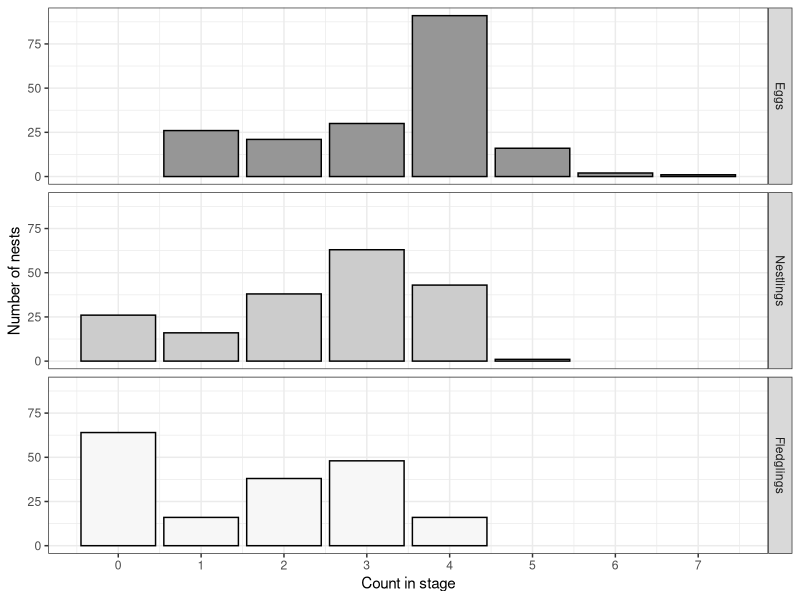
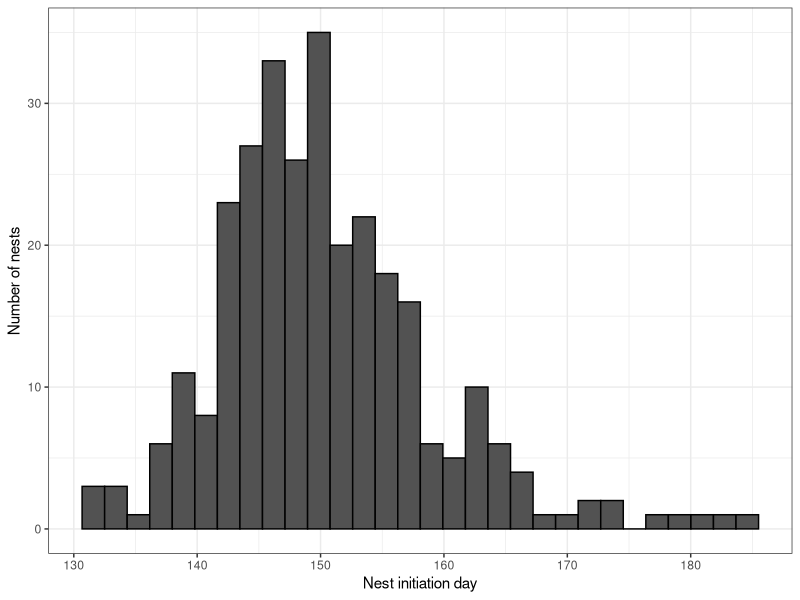
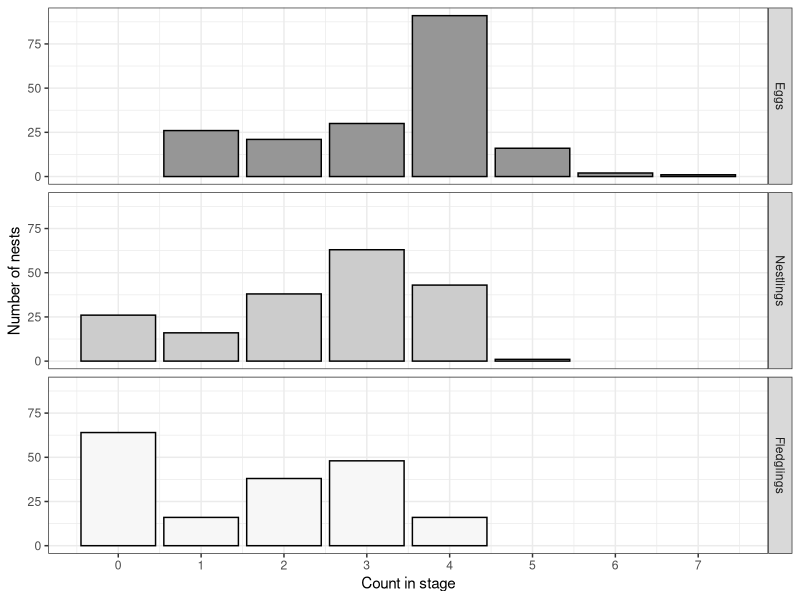
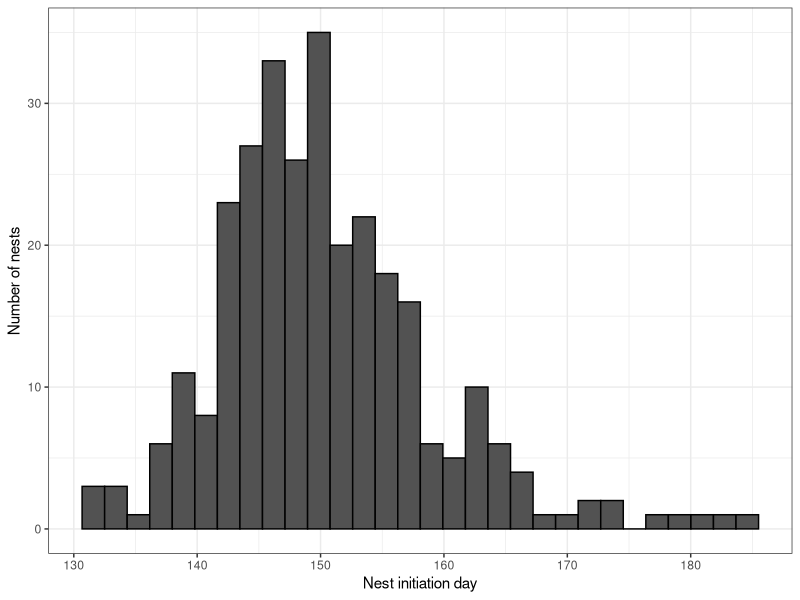

Here is the R script that generated these plots, in order:
# Histograms of eggs, nestlings, fledglings
# Ana Miller-ter Kuile
# September 12, 2022

# pic for paper of histogram of eggs, nestlings, fledglings




# Load packages -----------------------------------------------------------


# Load packages, here and tidyverse for coding ease, 
package.list <- c("here", "tidyverse", 
                  "patchwork", 'ggridges')


## Installing them if they aren't already on the computer
new.packages <- package.list[!(package.list %in% 
                                 installed.packages()[,"Package"])]
if(length(new.packages)) install.packages(new.packages)

## And loading them
for(i in package.list){library(i, character.only = T)}

theme_set(theme_bw())

# Load data ---------------------------------------------------------------

data <- read.csv(here("data_outputs",
                       "01_cleaning",
                       "03_nestling_survival",
                       "Egg_Nestling_survival_data.csv"))


init_data <- read.csv(here("data_outputs",
                           "01_cleaning",
                           "03b_nest_initiation",
                           "Nest_initiation_data.csv"))
# Prep data ---------------------------------------------------------------

colnames(data)

#make DF longer so that egg, young, fledge are all
#in one count column with "groups" by "age"
data1 <- data %>%
  filter(No_eggs > 0) %>%
  dplyr::select(Nest_ID, NoFL_uncert, No_eggs,
                No_young) %>%
  pivot_longer(NoFL_uncert:No_young,
               names_to = "age",
               values_to = "count")  

init2 <- init_data %>%
  dplyr::select(Init_day) 
# Plot --------------------------------------------------------------------


# Option 1: bar graph histograms ------------------------------------------

# New facet label names for stage variable
stage.labs <- c("Eggs", "Nestlings", "Fledglings")
names(stage.labs) <- c("No_eggs", "No_young", "NoFL_uncert")


(stages_plot <- ggplot(data1, aes(x = count, fill = age)) +
  geom_bar(position = position_dodge(preserve = "single"), 
           color = "black") +
  scale_fill_manual(name = "Stage", 
                    values = c('#969696',
                               '#cccccc',
                               '#f7f7f7'),
                    labels = c("No_eggs" = "Eggs",
                               "No_young" = "Nestlings",
                               "NoFL_uncert" = "Fledglings")) +
  scale_x_continuous(breaks = c(0, 1, 2, 3,
                                4, 5, 6, 7)) +
  labs(x = "Count in stage", y = "Number of nests") +
  facet_grid(age~.,
             labeller = labeller(age = stage.labs)) +
  theme(legend.position = "none"))


ggsave(plot = stages_plot,
       filename = here("pictures", "Rfigures", "stages_plot.pdf"),
       width = 3, 
       height = 5,
       units = "in")

# Initiation facet --------------------------------------------------------

(init_plot <- ggplot(init2, aes(x = Init_day)) +
  geom_histogram(fill = "#525252", color = "black") +
  labs(x = "Nest initiation day", y = "Number of nests"))

ggsave(plot = init_plot,
       filename = here("pictures", "Rfigures", "init_plot.pdf"),
       width = 4.75, 
       height = 2,
       units = "in")
